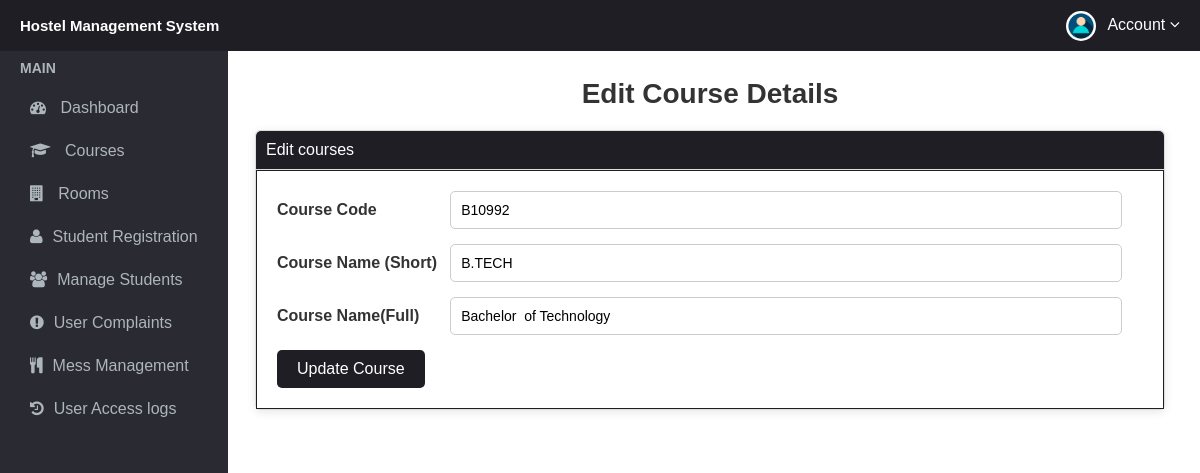
The page /admin/edit-course.php?id=1 (signed in) on the database its author committed.
### tables this page shows
CREATE TABLE `courses` (
  `id` int(11) NOT NULL,
  `course_code` varchar(255) NOT NULL,
  `course_sn` varchar(255) NOT NULL,
  `course_fn` varchar(255) NOT NULL,
  `posting_date` timestamp NOT NULL DEFAULT current_timestamp()
);

### admin/edit-course.php (the view, shortened to what this page needs)
<?php
include('includes/config.php');
?>
<!doctype html>
<html lang="en" class="no-js">
<head>
	<link rel="stylesheet" href="css/font-awesome.min.css">
	<link rel="stylesheet" href="css/header_and_sidebar.css">
	<link rel="stylesheet" href="css/edit-course.css">
</head>
<body>
	<?php include('includes/header.php'); ?>
		<?php include('includes/sidebar.php'); ?>
		<div class="content-wrapper">
			<div class="container-fluid">
						<h2 class="page-title">Edit Course Details</h2>
								<div class="panel panel-default">
									<div class="panel-heading">Edit courses</div>
									<div class="panel-body">
										<form method="post" class="fhorizon">
											<?php
											$id = $_GET['id'];
											$ret = "select * from courses where id=?";
											$stmt = $mysqli->prepare($ret);
											$stmt->bind_param('i', $id);
											$stmt->execute();
											$res = $stmt->get_result();
											while ($row = $res->fetch_object()) {
												?>
												<div class="fgroup">
													<label>Course Code </label>
													<div class="finp">
														<input type="text" name="cc" value="<?php echo $row->course_code; ?>"
															class="fcontrol">
													</div>
												</div>
												<div class="fgroup">
													<label>Course Name (Short)</label>
													<div class="finp">
														<input type="text" class="fcontrol" name="cns" id="cns"
															value="<?php echo $row->course_sn; ?>" required="required">
													</div>
												</div>
												<div class="fgroup">
													<label>Course Name(Full)</label>
													<div class="finp">
														<input type="text" class="fcontrol" name="cnf"
															value="<?php echo $row->course_fn; ?>">
													</div>
												</div>
											<?php } ?>
												<input class="btn btn-primary" type="submit" name="submit"
													value="Update Course">
									</div>
								</div>
			</div>
		</div>
</body>
</html>

### admin/css/edit-course.css (style rules this page uses)
body { font-family: Arial, sans-serif; background-color: #fff; color: #333; margin: 0; padding: 0; }
.content-wrapper { margin-left: 220px; padding: 20px; background-color: #ffffff; }
.container-fluid { max-width: 95rem; margin: 0 auto; padding: 15px; margin-top: 20px; }
.page-title { font-size: 28px; font-weight: bold; text-align: center; margin-bottom: 20px; }
.panel { background-color: #fff; border: 1px solid #ddd; border-radius: 5px; box-shadow: 0 2px 10px rgba(0, 0, 0, 0.1); }
.panel-heading { background-color: #1e1e24; color: #fff; font-size: 16px; padding: 10px; border-bottom: 1px solid #ddd; border-top-left-radius: 5px; border-top-right-radius: 5px; }
.panel-body { padding: 20px; border: 1px solid #1e1e24; }
.fhorizon .fgroup { display: flex; align-items: center; margin-bottom: 15px; }
.fhorizon .fgroup label { width: 20%; font-weight: bold; text-align: left; }
.fhorizon .fgroup .finp { width: 75%; }
.fcontrol { width: 100%; padding: 10px; font-size: 14px; border: 1px solid #ccc; border-radius: 5px; }
.fhorizon .btn-primary { background-color: #1e1e24; border: none; padding: 10px 20px; font-size: 16px; color: #fff; border-radius: 5px; cursor: pointer; }

### rows shown on the page
courses: cc "B10992", cns "B.TECH", cnf "Bachelor of Technology"
